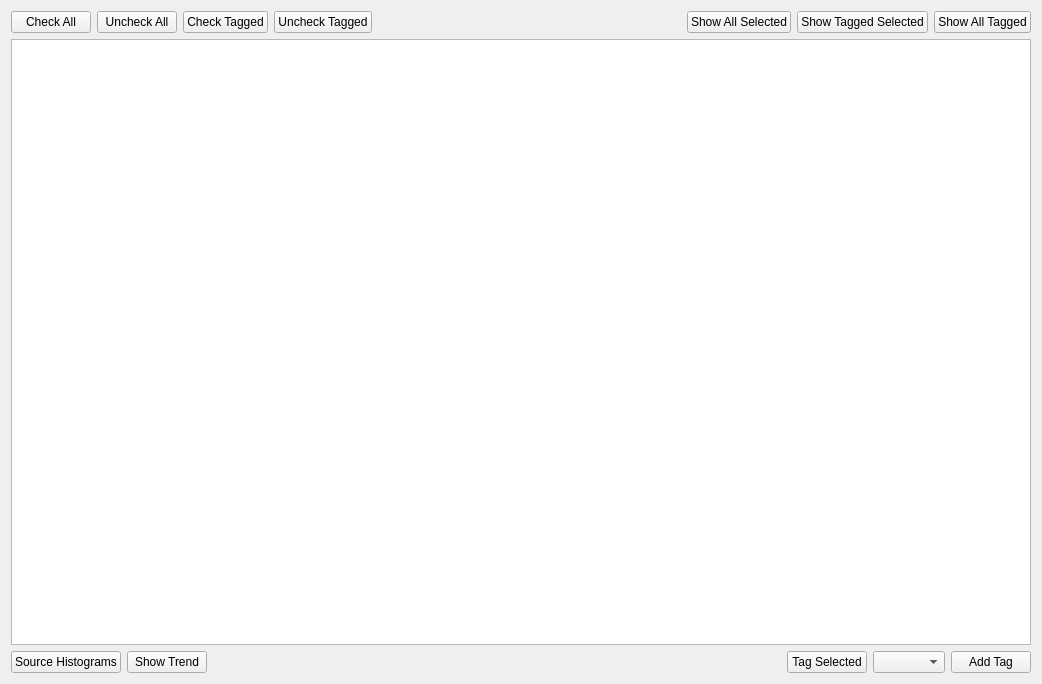
<?xml version="1.0" encoding="UTF-8"?>
<ui version="4.0">
 <class>SelectionDetails</class>
 <widget class="QConnectedTabWidget" name="SelectionDetails">
  <property name="geometry">
   <rect>
    <x>0</x>
    <y>0</y>
    <width>1042</width>
    <height>684</height>
   </rect>
  </property>
  <property name="windowTitle">
   <string>Selection Details</string>
  </property>
  <layout class="QGridLayout" name="gridLayout">
   <item row="0" column="0">
    <layout class="QVBoxLayout" name="verticalLayout">
     <item>
      <layout class="QHBoxLayout" name="horizontalLayout">
       <item>
        <widget class="QPushButton" name="btnSelectAll">
         <property name="text">
          <string>Check All</string>
         </property>
        </widget>
       </item>
       <item>
        <widget class="QPushButton" name="btnUnselectAll">
         <property name="text">
          <string>Uncheck All</string>
         </property>
        </widget>
       </item>
       <item>
        <widget class="QPushButton" name="btnSelectTagged">
         <property name="text">
          <string>Check Tagged</string>
         </property>
        </widget>
       </item>
       <item>
        <widget class="QPushButton" name="btnUnselectTagged">
         <property name="text">
          <string>Uncheck Tagged</string>
         </property>
        </widget>
       </item>
       <item>
        <spacer name="horizontalSpacer_2">
         <property name="orientation">
          <enum>Qt::Horizontal</enum>
         </property>
         <property name="sizeHint" stdset="0">
          <size>
           <width>40</width>
           <height>20</height>
          </size>
         </property>
        </spacer>
       </item>
       <item>
        <widget class="QPushButton" name="btnShowAllSelected">
         <property name="text">
          <string>Show All Selected</string>
         </property>
        </widget>
       </item>
       <item>
        <widget class="QPushButton" name="btnShowTaggedSelected">
         <property name="text">
          <string>Show Tagged Selected</string>
         </property>
        </widget>
       </item>
       <item>
        <widget class="QPushButton" name="btnShowTaggedAll">
         <property name="text">
          <string>Show All Tagged</string>
         </property>
        </widget>
       </item>
      </layout>
     </item>
     <item>
      <widget class="QTreeView" name="listSelection">
       <property name="sortingEnabled">
        <bool>false</bool>
       </property>
      </widget>
     </item>
     <item>
      <layout class="QHBoxLayout" name="horizontalLayout_2">
       <item>
        <layout class="QHBoxLayout" name="horizontalLayout_3">
         <item>
          <layout class="QHBoxLayout" name="horizontalLayout_4">
           <item>
            <widget class="QPushButton" name="btnShowSummary">
             <property name="text">
              <string>Source Histograms</string>
             </property>
            </widget>
           </item>
           <item>
            <widget class="QPushButton" name="btnShowTrend">
             <property name="text">
              <string>Show Trend</string>
             </property>
            </widget>
           </item>
           <item>
            <spacer name="horizontalSpacer">
             <property name="orientation">
              <enum>Qt::Horizontal</enum>
             </property>
             <property name="sizeHint" stdset="0">
              <size>
               <width>40</width>
               <height>20</height>
              </size>
             </property>
            </spacer>
           </item>
           <item>
            <widget class="QPushButton" name="btnTagSelected">
             <property name="text">
              <string>Tag Selected</string>
             </property>
            </widget>
           </item>
           <item>
            <widget class="QComboBox" name="cmbTagList"/>
           </item>
           <item>
            <widget class="QPushButton" name="btnAddTag">
             <property name="text">
              <string>Add Tag</string>
             </property>
            </widget>
           </item>
          </layout>
         </item>
        </layout>
       </item>
      </layout>
     </item>
    </layout>
   </item>
  </layout>
 </widget>
 <customwidgets>
  <customwidget>
   <class>QConnectedTabWidget</class>
   <extends>QWidget</extends>
   <header>QConnectedTabWidget.h</header>
   <container>1</container>
  </customwidget>
 </customwidgets>
 <resources/>
 <connections/>
</ui>
